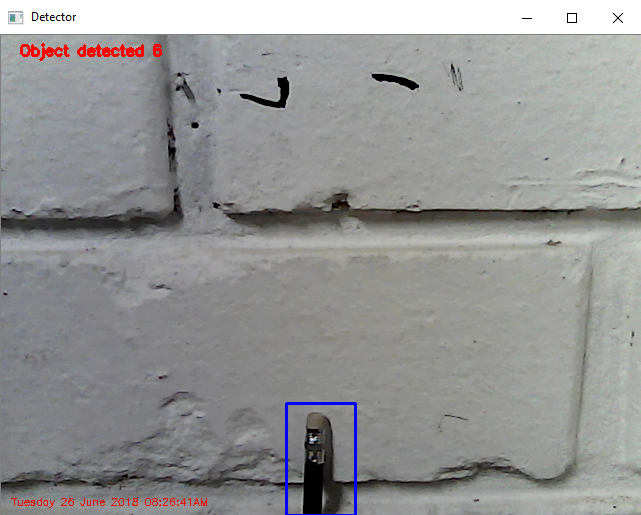
#> input picture Move-Detector/Up.png, 641 x 515 px, given in place of the camera
$ python Detector.py   (older library calls are emulated)
#> lines starting #> are read from the running program, lines starting #| are printed output that depends on the picture; after the words box and inside, x2 and y2 are one past the last pixel; in counts of white or black regions, pixels touching at a corner belong together
# import the necessary packages
import argparse
import datetime
import imutils
import time
import cv2


class Detector:

    isadjusted=False
    yetajusted=False
    otherval=False
    base = None
    count=0
    countc=0
    def TurnOnVideo(self):

        camera=cv2.VideoCapture(0)
        while True:
            ncontour=0
            # grab the current frame and initialize the occupied/unoccupied
            # text
            (grabbed, frame) = camera.read()
#> frame is the input picture: shape (515, 641, 3); mean B, G, R 148.8, 148.7, 148.8

            bigcontour=None
            text = "Empty scene (Frames: "+str(self.countc)+" )"+str(self.yetajusted)

            # if the frame could not be grabbed, then we have reached the end
            # of the video
            if not grabbed:
                break

            # resize the frame, convert it to grayscale, and blur it

            gray = cv2.cvtColor(frame, cv2.COLOR_BGR2GRAY)
            original=gray
            gray = cv2.GaussianBlur(gray, (21, 21), 0)
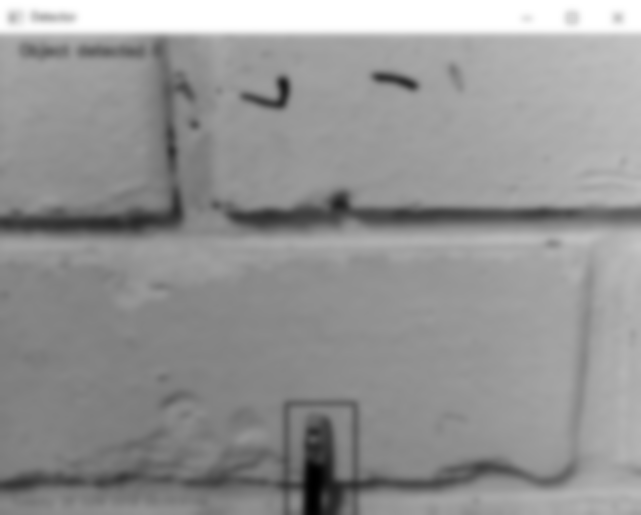
#> gray: shape (515, 641); min 0, max 255, mean 148.8

            # if the first frame is None, initialize it
            self.adjuster(gray)

            # compute the absolute difference between the current frame and
            # first frame
            frameDelta = cv2.absdiff(self.base, gray)
#> frameDelta: shape (515, 641); every value is 0
            thresh = cv2.threshold(frameDelta, 25, 255, cv2.THRESH_BINARY)[1]

            # dilate the thresholded imagebaseill in holes, then find contours
            # on thresholded image
            thresh = cv2.dilate(thresh, None, iterations=2)
            (some,cnts, _) = cv2.findContours(thresh.copy(), cv2.RETR_EXTERNAL,
                cv2.CHAIN_APPROX_SIMPLE)
#> cnts = []
            height,width,channels = frame.shape
#> height = 515; width = 641; channels = 3

            for x in range(1,16):
                frame = cv2.line(frame , (int(width/15)*x, 0), (int(width/15)*x, height), (0, 255, 0), 2)
#> this loop made 15 passes
#> pass 1, in TurnOnVideo, `frame = cv2.line(frame , (int(width/15)*x, 0), (int(width/15)*x, heigh..`:
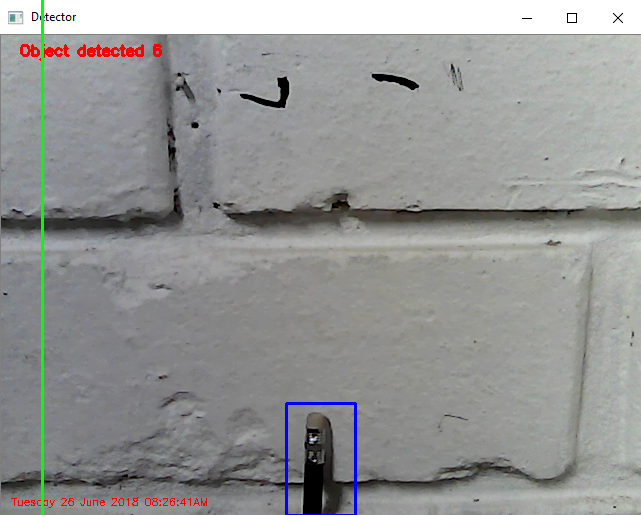
#> frame: shape (515, 641, 3); 0.47% of pixels changed, all inside (x1, y1, x2, y2) = (41, 0, 44, 515)
#> pass 2, in TurnOnVideo, `frame = cv2.line(frame , (int(width/15)*x, 0), (int(width/15)*x, heigh..`:
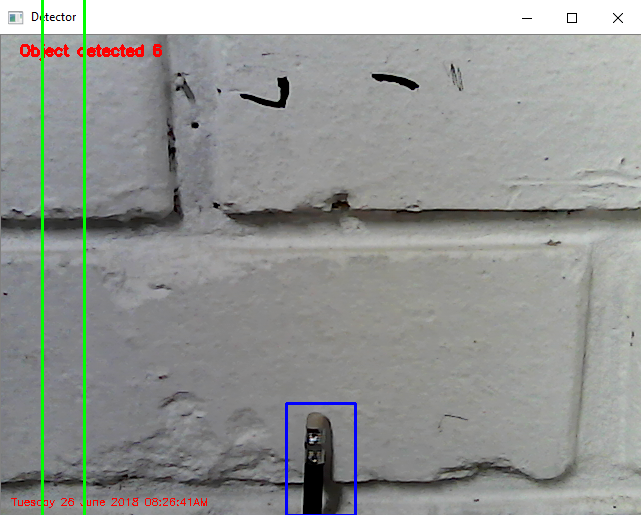
#> frame: shape (515, 641, 3); 0.47% of pixels changed, all inside (x1, y1, x2, y2) = (83, 0, 86, 515)
#> pass 3, in TurnOnVideo, `frame = cv2.line(frame , (int(width/15)*x, 0), (int(width/15)*x, heigh..`:
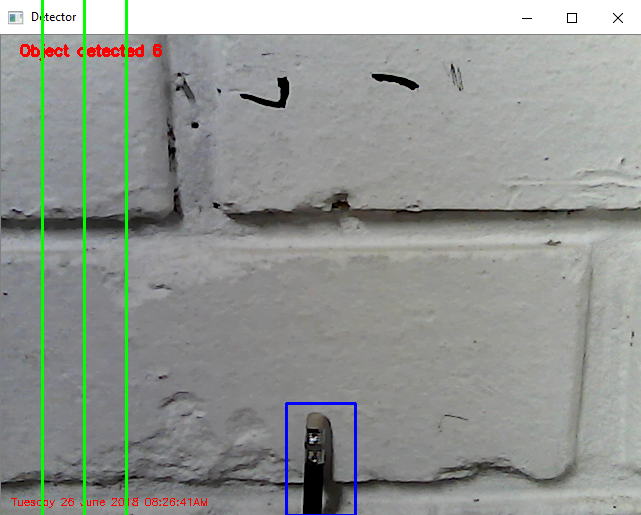
#> frame: shape (515, 641, 3); 0.47% of pixels changed, all inside (x1, y1, x2, y2) = (125, 0, 128, 515)
#> after the loop:
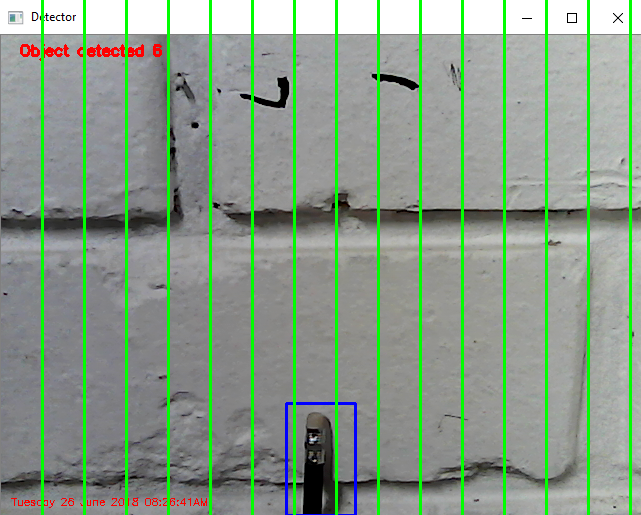
#> frame: shape (515, 641, 3); 5.62% of pixels changed, all inside (x1, y1, x2, y2) = (167, 0, 632, 515)
                #print ("Lineas "+str(int(width/15)*x))
            # loop over the contours
            texta=""
            for c in cnts:
                text="Object"
                ncontour=ncontour+1
                # if the contour is too small, ignore it
                # compute the bounding box for the contour, draw it on the frame,
                # and update the text
                (x, y, w, h) = cv2.boundingRect(c)

                self.count=self.count+1
                if x>45:
                    if x>84:
                        if x>126:
                            if x>168:
                                if x>210:
                                    if x>252:
                                        if x>294:
                                            if x>336:
                                                if x>378:
                                                    if x>420:
                                                        if x>462:
                                                            if x>504:
                                                                if x>546:
                                                                    if x>588:
                                                                        if x>630:
                                                                            texta="15"
                                                                        else:
                                                                            texta="14"
                                                                    else:
                                                                        texta="13"
                                                                else:
                                                                    texta="12"
                                                            else:
                                                                texta="11"
                                                        else:
                                                            texta="10"
                                                    else:
                                                        texta="9"
                                                else:
                                                    texta="8"
                                            else:
                                                texta="7"
                                        else:
                                            texta="6"
                                    else:
                                        texta="5"
                                else:
                                    texta="4"
                            else:
                                texta="3"
                        else:
                            texta="2"
                    else:
                        texta="1"

                if self.isadjusted==True:
                    if y>300:
                        print("Height:{}".format(y))
                        self.countc = self.countc +1
                        he,wi = original.shape
                        if x+w+3<wi:
                            outt = original[x:x+w+5, y-10:y+h]
                            cv2.rectangle(frame, (x, y-10), (x + w+5, y + h), (255, 0, 0), 2)
                        else:
                            outt = original[x:x+w, y:y+h]
                            cv2.rectangle(frame, (x, y), (x + w, y + h), (255, 0, 0), 2)
                        bigcontour=outt
                        cv2.imwrite('Catched/{}.png'.format(self.countc),outt)
                        print(self.countc)
                else:
                    self.countc=0
#> this loop made 0 passes
#> after the loop, ncontour = 0


                #print("x: ",x,"\ny: ",y,"\nw: ",w,"\nh: ",h)
            if ncontour>10:
                self.yetajusted=False
            # draw the text and timestamp on the frame
            cv2.putText(frame, " {} {}".format(text,texta), (10, 20),
                cv2.FONT_HERSHEY_SIMPLEX, 0.5, (0, 0, 255), 2)
            cv2.putText(frame, datetime.datetime.now().strftime("%A %d %B %Y %I:%M:%S%p"),
                (10, frame.shape[0] - 10), cv2.FONT_HERSHEY_SIMPLEX, 0.35, (0, 0, 255), 1)
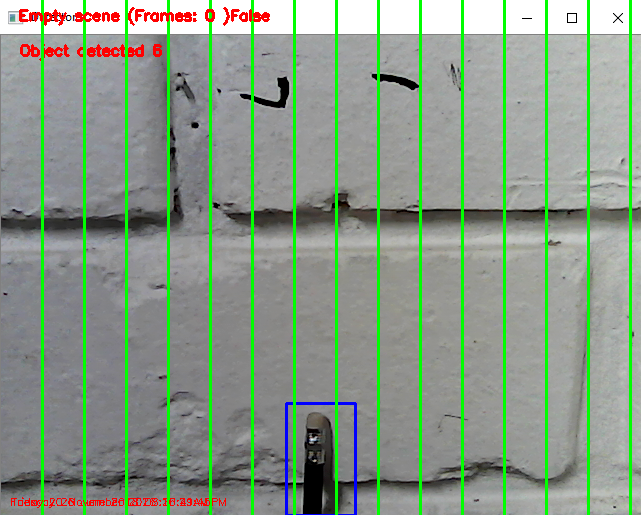
#> frame: shape (515, 641, 3); mean B, G, R 137.1, 154.8, 138.5

            # show the frame and record if the user presses a key


            cv2.imshow("Thresh", thresh)
            cv2.imshow("Frame Delta", frameDelta)
            cv2.imshow("Security Feed", frame)
            key = cv2.waitKey(1) & 0xFF
#> (key q is pressed here)

            # if the `q` key is pressed, break from the lop
            if key == ord("q"):
                print("Aasd")
                break

        # cleanup the camera and close any open windows
        camera.release()
        cv2.destroyAllWindows()

        return

    def adjuster(self,gray):
        ctemp=self.countc
        if self.base is None:
            self.base=gray

        if self.count > 50 and self.yetajusted==False:
            print("adjusting")
            self.yetajusted=True
            self.isadjusted=True
            self.base = gray
            cv2.imwrite('Base.png',gray)
            self.count=0
            self.countc=0
        if self.yetajusted==True:
            self.countc=ctemp
        return

def main():
    detector=Detector()
    detector.TurnOnVideo()
    pass

if __name__ == '__main__':
    main()
